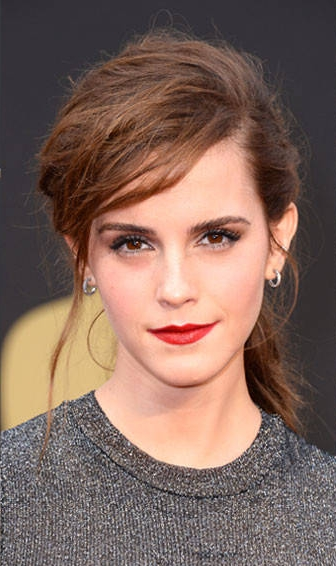
#> input picture ECNG3020-ORSS4SCVI/BETA/TestCode/OpenCV/emmwat.jpg, 336 x 566 px
$ python APP-GrabCutFgExtr.py
#> lines starting #> are read from the running program, lines starting #| are printed output that depends on the picture
import cv2
import numpy as np
import matplotlib.pyplot as plt

def nothing(x):
    pass

cv2.namedWindow('res')
cv2.createTrackbar('a1', 'res', 0, 500, nothing)
cv2.createTrackbar('a2', 'res', 0, 500, nothing)
cv2.createTrackbar('b1', 'res', 565, 565, nothing)
cv2.createTrackbar('b2', 'res', 565, 565, nothing)

img = cv2.imread('emmwat.jpg')
#> img is the input picture: shape (566, 336, 3); mean B, G, R 92.7, 102.8, 128.9
mask = np.zeros(img.shape[:2], np.uint8)

bgdModel = np.zeros((1, 65), np.float64)
fgdModel = np.zeros((1, 65), np.float64)


while 1:
    a1 = cv2.getTrackbarPos('a1', 'res')
    a2 = cv2.getTrackbarPos('a2', 'res')
    b1 = cv2.getTrackbarPos('b1', 'res')
    b2 = cv2.getTrackbarPos('b2', 'res')
    rect = (a1, a2, b1, b2)

    cv2.grabCut(img, mask, rect, bgdModel, fgdModel, 5, cv2.GC_INIT_WITH_RECT)
    mask2 = np.where((mask == 2) | (mask == 0), 0, 1).astype('uint8')
    img = img * mask2[:, :, np.newaxis]
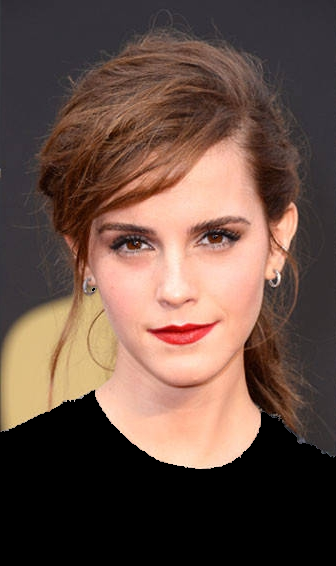
#> img: shape (566, 336, 3); mean B, G, R 68.1, 78.5, 103.1

    cv2.imshow('res', img)

    if cv2.waitKey(1) & 0xFF == ord('q'):
#> (key q is pressed here)
        break

#
# plt.imshow(img)
# plt.colorbar()
# plt.show()

$ run again, with ECNG3020-ORSS4SCVI/BETA/TestCode/OpenCV/bradco.jpg copied over ECNG3020-ORSS4SCVI/BETA/TestCode/OpenCV/emmwat.jpg
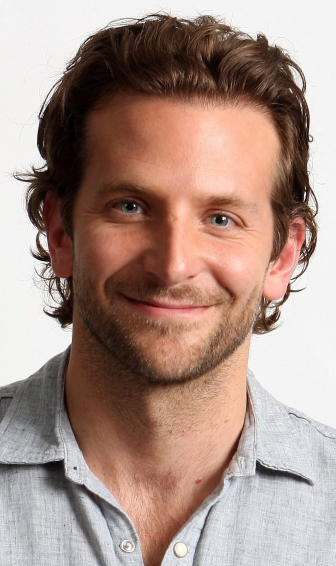
#> input picture ECNG3020-ORSS4SCVI/BETA/TestCode/OpenCV/bradco.jpg, 336 x 566 px
#> img is the input picture: shape (566, 336, 3); mean B, G, R 135.9, 145.6, 170
#> `img = img * mask2[:, :, np.newaxis]`:
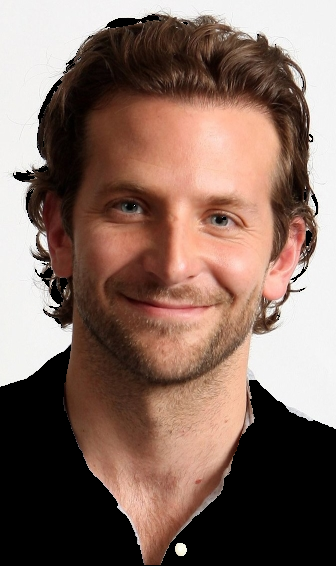
#> img: shape (566, 336, 3); mean B, G, R 97.9, 108.2, 132.7
